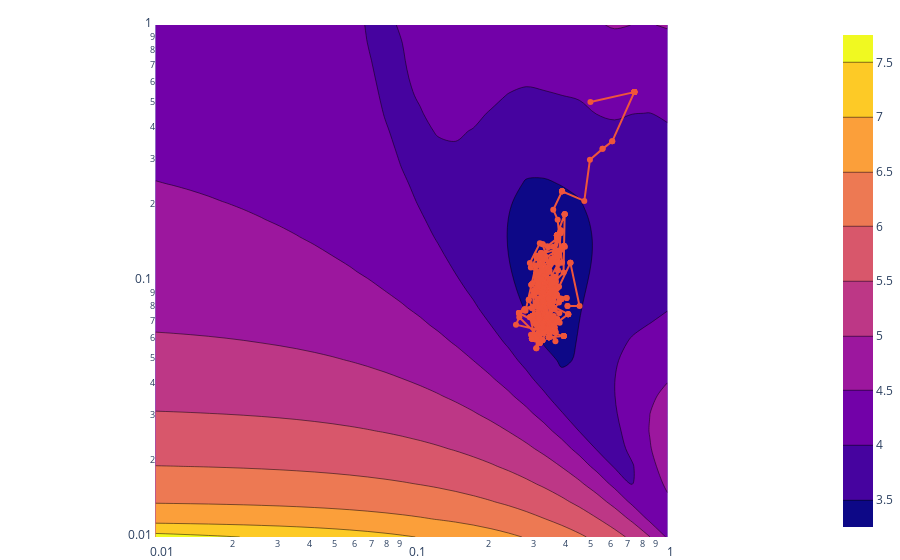

The code cell stored with this chart in its notebook:
### Code cell
np.random.seed(0)
g = InferSIR()
g.fit_beta_gamma_mcmc(city, sample, Bin, N=500, trans=(np.exp, np.exp, np.log), var=[[0.05, 0],[0, 0.05]])
print(g)

### Figure 1 — Plotly figure (JSON) as saved in the notebook; plotly's stock layout.template omitted (floating-point values rounded to 4 significant figures; data arrays with more than 128 entries replaced by an {"elided": "..."} marker saying what was removed)
{"data": [{"type": "contour", "x": [0.01, 0.01172, 0.01374, 0.0161, 0.01887, 0.02212, 0.02593, 0.03039, 0.03562, 0.04175, 0.04894, 0.05736, 0.06723, 0.0788, 0.09237, 0.1083, 0.1269, 0.1487, 0.1743, 0.2043, 0.2395, 0.2807, 0.329, 0.3857, 0.452, 0.5298, 0.621, 0.7279, 0.8532, 1], "y": [0.01, 0.01172, 0.01374, 0.0161, 0.01887, 0.02212, 0.02593, 0.03039, 0.03562, 0.04175, 0.04894, 0.05736, 0.06723, 0.0788, 0.09237, 0.1083, 0.1269, 0.1487, 0.1743, 0.2043, 0.2395, 0.2807, 0.329, 0.3857, 0.452, 0.5298, 0.621, 0.7279, 0.8532, 1], "z": {"elided": "30x30 float values"}}, {"mode": "markers+lines", "type": "scatter", "x": {"elided": "501 float values"}, "y": {"elided": "501 float values"}}], "layout": {"margin": {"b": 0, "l": 0, "r": 0, "t": 25}, "xaxis": {"constrain": "domain", "range": [-2, 0], "scaleanchor": "y", "scaleratio": 1, "type": "log"}, "yaxis": {"type": "log"}}}
